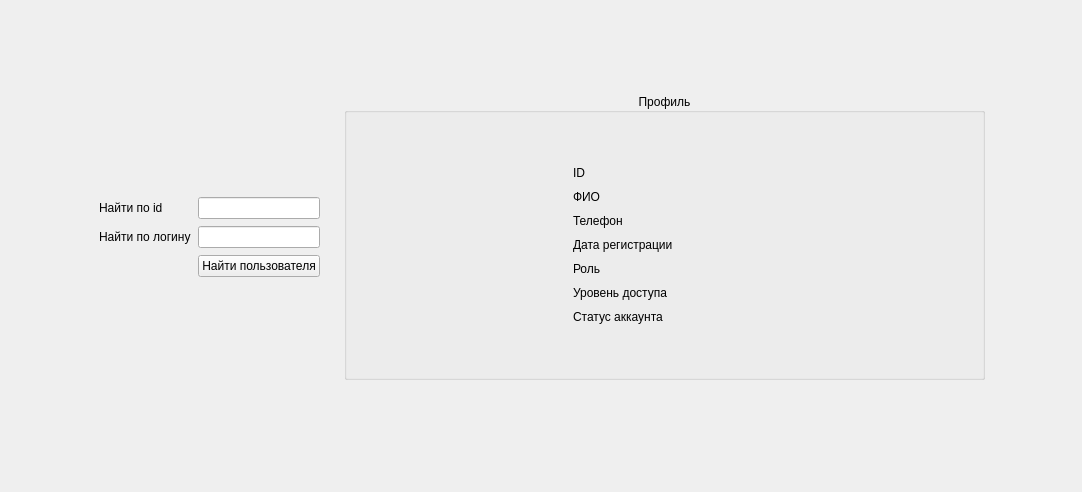
<?xml version="1.0" encoding="UTF-8"?>
<ui version="4.0">
 <class>ProfileCheck</class>
 <widget class="QWidget" name="ProfileCheck">
  <property name="geometry">
   <rect>
    <x>0</x>
    <y>0</y>
    <width>1082</width>
    <height>492</height>
   </rect>
  </property>
  <property name="windowTitle">
   <string>Form</string>
  </property>
  <layout class="QHBoxLayout" name="horizontalLayout_2">
   <item>
    <spacer name="horizontalSpacer">
     <property name="orientation">
      <enum>Qt::Horizontal</enum>
     </property>
     <property name="sizeHint" stdset="0">
      <size>
       <width>40</width>
       <height>20</height>
      </size>
     </property>
    </spacer>
   </item>
   <item>
    <layout class="QVBoxLayout" name="verticalLayout_4">
     <property name="spacing">
      <number>0</number>
     </property>
     <item>
      <spacer name="verticalSpacer_7">
       <property name="orientation">
        <enum>Qt::Vertical</enum>
       </property>
       <property name="sizeHint" stdset="0">
        <size>
         <width>20</width>
         <height>40</height>
        </size>
       </property>
      </spacer>
     </item>
     <item>
      <layout class="QHBoxLayout" name="horizontalLayout">
       <property name="spacing">
        <number>20</number>
       </property>
       <item>
        <layout class="QVBoxLayout" name="verticalLayout_3">
         <property name="spacing">
          <number>7</number>
         </property>
         <property name="rightMargin">
          <number>2</number>
         </property>
         <item>
          <spacer name="verticalSpacer_5">
           <property name="orientation">
            <enum>Qt::Vertical</enum>
           </property>
           <property name="sizeHint" stdset="0">
            <size>
             <width>20</width>
             <height>40</height>
            </size>
           </property>
          </spacer>
         </item>
         <item>
          <layout class="QFormLayout" name="formLayout_2">
           <property name="leftMargin">
            <number>2</number>
           </property>
           <property name="topMargin">
            <number>2</number>
           </property>
           <property name="rightMargin">
            <number>2</number>
           </property>
           <property name="bottomMargin">
            <number>2</number>
           </property>
           <item row="0" column="0">
            <widget class="QLabel" name="l_searchId">
             <property name="text">
              <string>Найти по id</string>
             </property>
            </widget>
           </item>
           <item row="0" column="1">
            <widget class="QLineEdit" name="le_searchId"/>
           </item>
           <item row="1" column="0">
            <widget class="QLabel" name="l_searchLogin">
             <property name="text">
              <string>Найти по логину</string>
             </property>
            </widget>
           </item>
           <item row="1" column="1">
            <widget class="QLineEdit" name="le_searchLogin"/>
           </item>
           <item row="2" column="1">
            <widget class="QPushButton" name="b_search">
             <property name="text">
              <string>Найти пользователя</string>
             </property>
            </widget>
           </item>
          </layout>
         </item>
         <item>
          <spacer name="verticalSpacer_6">
           <property name="orientation">
            <enum>Qt::Vertical</enum>
           </property>
           <property name="sizeHint" stdset="0">
            <size>
             <width>20</width>
             <height>40</height>
            </size>
           </property>
          </spacer>
         </item>
        </layout>
       </item>
       <item>
        <widget class="QGroupBox" name="groupBox">
         <property name="title">
          <string>Профиль</string>
         </property>
         <property name="alignment">
          <set>Qt::AlignCenter</set>
         </property>
         <layout class="QHBoxLayout" name="horizontalLayout_3">
          <property name="spacing">
           <number>20</number>
          </property>
          <property name="leftMargin">
           <number>20</number>
          </property>
          <property name="topMargin">
           <number>0</number>
          </property>
          <property name="rightMargin">
           <number>0</number>
          </property>
          <property name="bottomMargin">
           <number>0</number>
          </property>
          <item>
           <layout class="QVBoxLayout" name="verticalLayout_2">
            <property name="spacing">
             <number>7</number>
            </property>
            <property name="rightMargin">
             <number>2</number>
            </property>
            <item>
             <spacer name="verticalSpacer_3">
              <property name="orientation">
               <enum>Qt::Vertical</enum>
              </property>
              <property name="sizeHint" stdset="0">
               <size>
                <width>20</width>
                <height>40</height>
               </size>
              </property>
             </spacer>
            </item>
            <item>
             <widget class="QLabel" name="l_photo">
              <property name="sizePolicy">
               <sizepolicy hsizetype="Fixed" vsizetype="Fixed">
                <horstretch>184</horstretch>
                <verstretch>184</verstretch>
               </sizepolicy>
              </property>
              <property name="minimumSize">
               <size>
                <width>184</width>
                <height>184</height>
               </size>
              </property>
              <property name="text">
               <string/>
              </property>
             </widget>
            </item>
            <item>
             <spacer name="verticalSpacer_4">
              <property name="orientation">
               <enum>Qt::Vertical</enum>
              </property>
              <property name="sizeHint" stdset="0">
               <size>
                <width>20</width>
                <height>40</height>
               </size>
              </property>
             </spacer>
            </item>
           </layout>
          </item>
          <item>
           <layout class="QVBoxLayout" name="verticalLayout">
            <property name="spacing">
             <number>7</number>
            </property>
            <property name="rightMargin">
             <number>2</number>
            </property>
            <item>
             <spacer name="verticalSpacer">
              <property name="orientation">
               <enum>Qt::Vertical</enum>
              </property>
              <property name="sizeHint" stdset="0">
               <size>
                <width>20</width>
                <height>40</height>
               </size>
              </property>
             </spacer>
            </item>
            <item>
             <layout class="QFormLayout" name="formLayout">
              <property name="verticalSpacing">
               <number>10</number>
              </property>
              <property name="topMargin">
               <number>5</number>
              </property>
              <property name="rightMargin">
               <number>0</number>
              </property>
              <property name="bottomMargin">
               <number>5</number>
              </property>
              <item row="0" column="0">
               <widget class="QLabel" name="l_id">
                <property name="sizePolicy">
                 <sizepolicy hsizetype="Fixed" vsizetype="Fixed">
                  <horstretch>0</horstretch>
                  <verstretch>0</verstretch>
                 </sizepolicy>
                </property>
                <property name="text">
                 <string>ID</string>
                </property>
               </widget>
              </item>
              <item row="1" column="0">
               <widget class="QLabel" name="l_fio">
                <property name="sizePolicy">
                 <sizepolicy hsizetype="Fixed" vsizetype="Fixed">
                  <horstretch>0</horstretch>
                  <verstretch>0</verstretch>
                 </sizepolicy>
                </property>
                <property name="text">
                 <string>ФИО</string>
                </property>
               </widget>
              </item>
              <item row="2" column="0">
               <widget class="QLabel" name="l_phone">
                <property name="sizePolicy">
                 <sizepolicy hsizetype="Fixed" vsizetype="Fixed">
                  <horstretch>0</horstretch>
                  <verstretch>0</verstretch>
                 </sizepolicy>
                </property>
                <property name="text">
                 <string>Телефон</string>
                </property>
               </widget>
              </item>
              <item row="2" column="1">
               <widget class="QLabel" name="l_setPhone">
                <property name="sizePolicy">
                 <sizepolicy hsizetype="MinimumExpanding" vsizetype="Fixed">
                  <horstretch>0</horstretch>
                  <verstretch>0</verstretch>
                 </sizepolicy>
                </property>
                <property name="minimumSize">
                 <size>
                  <width>300</width>
                  <height>0</height>
                 </size>
                </property>
                <property name="text">
                 <string/>
                </property>
               </widget>
              </item>
              <item row="3" column="0">
               <widget class="QLabel" name="l_regDate">
                <property name="sizePolicy">
                 <sizepolicy hsizetype="Fixed" vsizetype="Fixed">
                  <horstretch>0</horstretch>
                  <verstretch>0</verstretch>
                 </sizepolicy>
                </property>
                <property name="text">
                 <string>Дата регистрации</string>
                </property>
               </widget>
              </item>
              <item row="3" column="1">
               <widget class="QLabel" name="l_setDate">
                <property name="sizePolicy">
                 <sizepolicy hsizetype="MinimumExpanding" vsizetype="Fixed">
                  <horstretch>0</horstretch>
                  <verstretch>0</verstretch>
                 </sizepolicy>
                </property>
                <property name="minimumSize">
                 <size>
                  <width>300</width>
                  <height>0</height>
                 </size>
                </property>
                <property name="text">
                 <string/>
                </property>
               </widget>
              </item>
              <item row="4" column="0">
               <widget class="QLabel" name="l_role">
                <property name="sizePolicy">
                 <sizepolicy hsizetype="Fixed" vsizetype="Fixed">
                  <horstretch>0</horstretch>
                  <verstretch>0</verstretch>
                 </sizepolicy>
                </property>
                <property name="text">
                 <string>Роль</string>
                </property>
               </widget>
              </item>
              <item row="4" column="1">
               <widget class="QLabel" name="l_setRole">
                <property name="sizePolicy">
                 <sizepolicy hsizetype="MinimumExpanding" vsizetype="Fixed">
                  <horstretch>0</horstretch>
                  <verstretch>0</verstretch>
                 </sizepolicy>
                </property>
                <property name="minimumSize">
                 <size>
                  <width>300</width>
                  <height>0</height>
                 </size>
                </property>
                <property name="text">
                 <string/>
                </property>
               </widget>
              </item>
              <item row="5" column="0">
               <widget class="QLabel" name="l_level">
                <property name="sizePolicy">
                 <sizepolicy hsizetype="Fixed" vsizetype="Fixed">
                  <horstretch>0</horstretch>
                  <verstretch>0</verstretch>
                 </sizepolicy>
                </property>
                <property name="text">
                 <string>Уровень доступа</string>
                </property>
               </widget>
              </item>
              <item row="5" column="1">
               <widget class="QLabel" name="l_setLevel">
                <property name="sizePolicy">
                 <sizepolicy hsizetype="MinimumExpanding" vsizetype="Fixed">
                  <horstretch>0</horstretch>
                  <verstretch>0</verstretch>
                 </sizepolicy>
                </property>
                <property name="minimumSize">
                 <size>
                  <width>300</width>
                  <height>0</height>
                 </size>
                </property>
                <property name="text">
                 <string/>
                </property>
               </widget>
              </item>
              <item row="1" column="1">
               <widget class="QLabel" name="l_setFio">
                <property name="sizePolicy">
                 <sizepolicy hsizetype="MinimumExpanding" vsizetype="Fixed">
                  <horstretch>0</horstretch>
                  <verstretch>0</verstretch>
                 </sizepolicy>
                </property>
                <property name="minimumSize">
                 <size>
                  <width>300</width>
                  <height>0</height>
                 </size>
                </property>
                <property name="text">
                 <string/>
                </property>
               </widget>
              </item>
              <item row="0" column="1">
               <widget class="QLabel" name="l_setId">
                <property name="sizePolicy">
                 <sizepolicy hsizetype="MinimumExpanding" vsizetype="Fixed">
                  <horstretch>0</horstretch>
                  <verstretch>0</verstretch>
                 </sizepolicy>
                </property>
                <property name="minimumSize">
                 <size>
                  <width>300</width>
                  <height>0</height>
                 </size>
                </property>
                <property name="text">
                 <string/>
                </property>
               </widget>
              </item>
              <item row="6" column="0">
               <widget class="QLabel" name="l_status">
                <property name="text">
                 <string>Статус аккаунта</string>
                </property>
               </widget>
              </item>
              <item row="6" column="1">
               <widget class="QLabel" name="l_setStatus">
                <property name="sizePolicy">
                 <sizepolicy hsizetype="MinimumExpanding" vsizetype="Fixed">
                  <horstretch>0</horstretch>
                  <verstretch>0</verstretch>
                 </sizepolicy>
                </property>
                <property name="minimumSize">
                 <size>
                  <width>300</width>
                  <height>0</height>
                 </size>
                </property>
                <property name="text">
                 <string/>
                </property>
               </widget>
              </item>
             </layout>
            </item>
            <item>
             <spacer name="verticalSpacer_2">
              <property name="orientation">
               <enum>Qt::Vertical</enum>
              </property>
              <property name="sizeHint" stdset="0">
               <size>
                <width>20</width>
                <height>40</height>
               </size>
              </property>
             </spacer>
            </item>
           </layout>
          </item>
         </layout>
        </widget>
       </item>
      </layout>
     </item>
     <item>
      <widget class="QLabel" name="l_info">
       <property name="minimumSize">
        <size>
         <width>0</width>
         <height>20</height>
        </size>
       </property>
       <property name="text">
        <string/>
       </property>
      </widget>
     </item>
     <item>
      <spacer name="verticalSpacer_8">
       <property name="orientation">
        <enum>Qt::Vertical</enum>
       </property>
       <property name="sizeHint" stdset="0">
        <size>
         <width>20</width>
         <height>40</height>
        </size>
       </property>
      </spacer>
     </item>
    </layout>
   </item>
   <item>
    <spacer name="horizontalSpacer_2">
     <property name="orientation">
      <enum>Qt::Horizontal</enum>
     </property>
     <property name="sizeHint" stdset="0">
      <size>
       <width>40</width>
       <height>20</height>
      </size>
     </property>
    </spacer>
   </item>
  </layout>
 </widget>
 <resources/>
 <connections/>
</ui>
